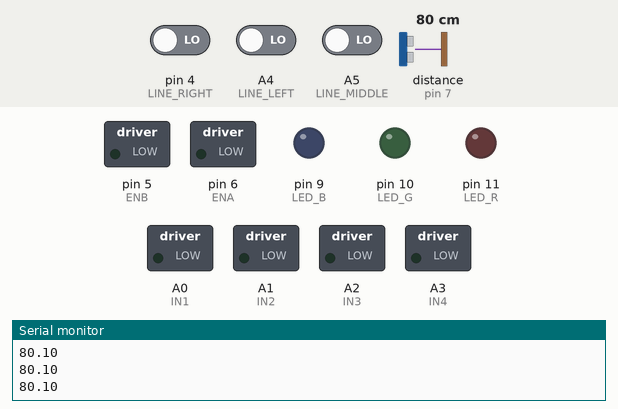
A sketch run on a simulated Arduino Uno, built with avr-gcc and run on an emulated ATmega328P. On the bench: switched loads named in the sketch (green lamp = pin HIGH), output pins drawn as LEDs (lit = HIGH), the last lines printed to the serial monitor. Wiring (inferred from the names in the program): ultrasonic range finder: trigger pin 8; echo pin 7. Inputs (shaded band) come from the test bench; at power-on: distance to the obstacle (sensor on pin 7) 80 cm, pin 4 (LINE_RIGHT) LOW, A4 (LINE_LEFT) LOW, A5 (LINE_MIDDLE) LOW. The echo pulse lasts 58.3 µs per cm; pins used as bus, display or sensor lines are not drawn.

Above: at 0.8 s.
0.9 s: distance to the obstacle (sensor on pin 7) set to 7 cm
2.4 s: distance to the obstacle (sensor on pin 7) set to 4 cm
At 7.5 s:
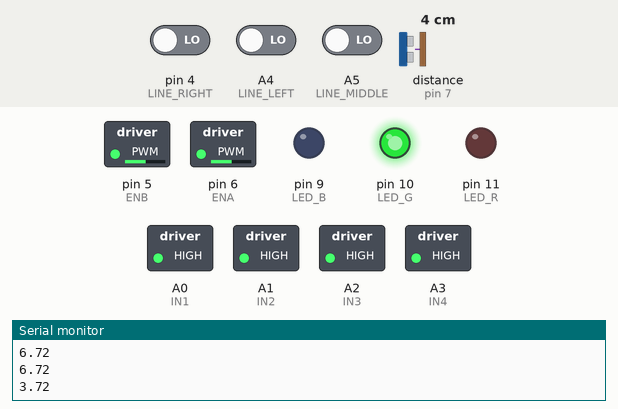
At 11.2 s:
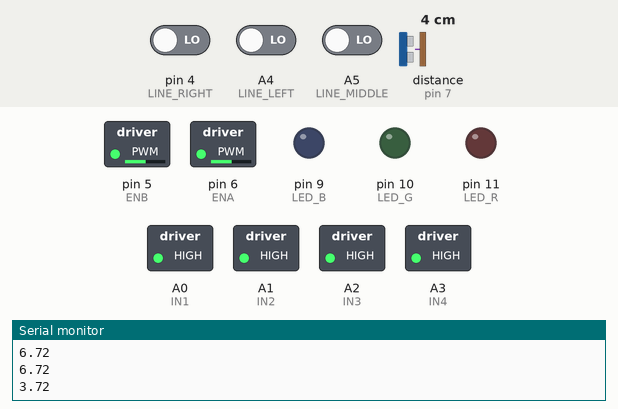
Timing chart, 0 to 12.7 s (numbered marks = the images above; inputs shaded):
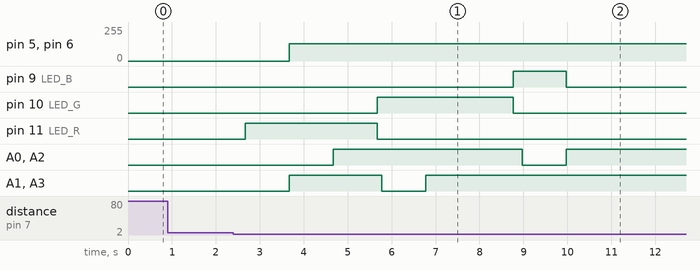

Measured:
- the behaviour switches between 6 and 5 cm on distance to the obstacle (sensor on pin 7) (found by bisection; images 0 and 1)
- after the input at 2.4 s, pin 5 (ENB), pin 6 (ENA): 0/255 → 130/255 after 1.3 s; pin 9 (LED_B): LOW → HIGH after 6.4 s, → LOW 1.2 s later; pin 10 (LED_G): LOW → HIGH after 3.3 s, → LOW 3.1 s later; pin 11 (LED_R): LOW → HIGH after 0.27 s, → LOW 3.0 s later; A0 (IN1), A2 (IN3): LOW → HIGH after 2.3 s, → LOW 4.3 s later, → HIGH 1.0 s later

The sketch:

0_Bots4Makers_Check.ino
```cpp
#include <Arduino.h>
#include <Wire.h>
#include <SoftwareSerial.h>


double angle_rad = PI/180.0;
double angle_deg = 180.0/PI;
void motorFRONT(double motor, double speed);
double ENA;
double IN1;
double OFF;
double IN2;
double ON;
double ENB;
double IN3;
double IN4;
void motorREVERSE(double motor, double speed);
void CONFIG_CONECTORS();
double ECHO;
double TRIG;
double LED_R;
double LED_G;
double LED_B;
double LINE_LEFT;
double LINE_MIDDLE;
double LINE_RIGHT;
void motorSTOP(double motor);
void WAITforSTART();
double DISTANCE;
float getDistance(int trig,int echo){
    pinMode(trig,OUTPUT);
    digitalWrite(trig,LOW);
    delayMicroseconds(2);
    digitalWrite(trig,HIGH);
    delayMicroseconds(10);
    digitalWrite(trig,LOW);
    pinMode(echo, INPUT);
    return pulseIn(echo,HIGH,30000)/58.0;
}
void CONFIG_CONSTANTS();
void LED(double RED, double GREEN, double BLUE);
double ISlineLEFT;
double ISlineMIDDLE;
double ISlineRIGHT;


void motorFRONT(double motor, double speed)
{
    if(((motor)==(2))){
        analogWrite(ENA,speed);
        digitalWrite(IN1,OFF);
        digitalWrite(IN2,ON);
    }else{
        if(((motor)==(1))){
            analogWrite(ENB,speed);
            digitalWrite(IN3,OFF);
            digitalWrite(IN4,ON);
        }
    }

}

void motorREVERSE(double motor, double speed)
{
    if(((motor)==(2))){
        analogWrite(ENA,speed);
        digitalWrite(IN1,ON);
        digitalWrite(IN2,OFF);
    }else{
        if(((motor)==(1))){
            analogWrite(ENB,speed);
            digitalWrite(IN3,ON);
            digitalWrite(IN4,OFF);
        }
    }

}

void CONFIG_CONECTORS()
{
    ENA = 6;

    IN1 = A0;

    IN2 = A1;

    ENB = 5;

    IN3 = A2;

    IN4 = A3;

    ECHO = 7;

    TRIG = 8;

    LED_R = 11;

    LED_G = 10;

    LED_B = 9;

    LINE_LEFT = A4;

    LINE_MIDDLE = A5;

    LINE_RIGHT = 4;

}

void motorSTOP(double motor)
{
    if(((motor)==(2))){
        digitalWrite(IN1,ON);
        digitalWrite(IN2,ON);
    }else{
        if(((motor)==(1))){
            digitalWrite(IN3,ON);
            digitalWrite(IN4,ON);
        }
    }

}

void WAITforSTART()
{
    DISTANCE = getDistance(TRIG,ECHO);

    DISTANCE = getDistance(TRIG,ECHO);

    while(!(((DISTANCE) > (0)) && ((DISTANCE) < (5))))
    {
        _loop();
        DISTANCE = getDistance(TRIG,ECHO);
        _delay(0.1);
        Serial.println(DISTANCE);
    }

}

void CONFIG_CONSTANTS()
{
    OFF = 0;

    ON = 1;

}

void LED(double RED, double GREEN, double BLUE)
{
    digitalWrite(LED_R,RED);

    digitalWrite(LED_G,GREEN);

    digitalWrite(LED_B,BLUE);

}


void setup(){
    Serial.begin(115200);
    CONFIG_CONECTORS();
    CONFIG_CONSTANTS();
    WAITforSTART();

    pinMode(ENA,OUTPUT);
    pinMode(IN1,OUTPUT);
    pinMode(IN2,OUTPUT);
    pinMode(ENB,OUTPUT);
    pinMode(IN3,OUTPUT);
    pinMode(IN4,OUTPUT);
    pinMode(LED_R,OUTPUT);
    pinMode(LED_G,OUTPUT);
    pinMode(LED_B,OUTPUT);
    pinMode(LINE_LEFT,INPUT);
    pinMode(LINE_MIDDLE,INPUT);
    pinMode(LINE_RIGHT,INPUT);
}

void loop(){

    ISlineLEFT = 0;
    ISlineMIDDLE = 0;
    ISlineRIGHT = 0;
    _delay(0.1);
    LED(255,0,0);
    _delay(1);
    motorFRONT(1,130);
    motorFRONT(2,130);
    _delay(1);
    motorSTOP(1);
    motorSTOP(2);
    _delay(1);
    LED(0,255,0);
    _delay(0.1);
    motorREVERSE(1,130);
    motorREVERSE(2,130);
    _delay(1);
    motorSTOP(1);
    motorSTOP(2);
    _delay(2);
    LED(0,0,255);
    _delay(0.2);
    motorFRONT(1,130);
    motorFRONT(2,130);
    _delay(1);
    motorSTOP(1);
    motorSTOP(2);
    LED(0,0,0);
    while(!(((((ISlineLEFT)==(1))) && (((ISlineMIDDLE)==(1)))) && (((ISlineRIGHT)==(1)))))
    {
        _loop();
        if(((digitalRead(LINE_LEFT))==(1))){
            ISlineLEFT = 1;
            LED(255,0,0);
            _delay(1);
            LED(0,0,0);
        }else{
        }
        if(((digitalRead(LINE_MIDDLE))==(1))){
            ISlineMIDDLE = 1;
            LED(0,255,0);
            _delay(1);
            LED(0,0,0);
        }else{
        }
        if(((digitalRead(LINE_RIGHT))==(1))){
            ISlineRIGHT = 1;
            LED(0,0,255);
            _delay(1);
            LED(0,0,0);
        }
    }

    _loop();
}

void _delay(float seconds){
    long endTime = millis() + seconds * 1000;
    while(millis() < endTime)_loop();
}

void _loop(){

}
```
